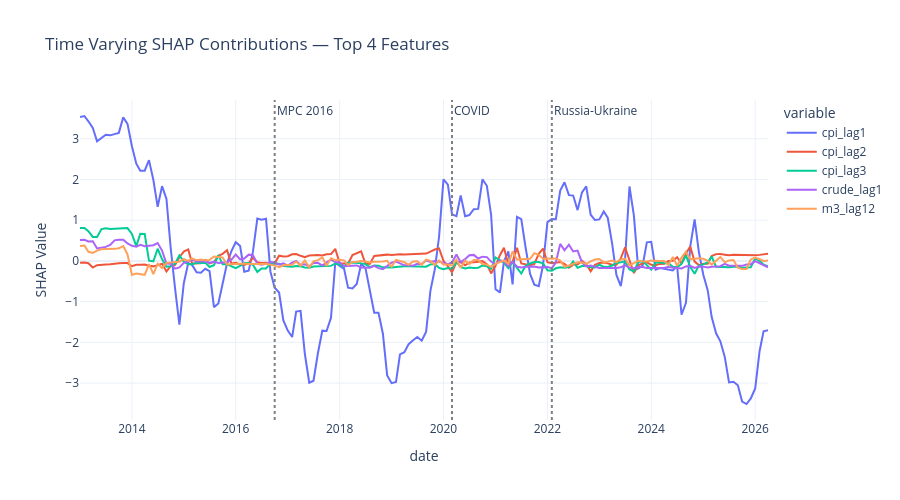

The notebook cell saved with this chart:
### Markdown cell above
## SHAP Beeswarm — Direction and Magnitude

- crude_oil_lag1 — high values consistently push CPI up, clean 
  positive relationship, no ambiguity
- repo_rate_lag3 — high values push CPI down, monetary transmission 
  working as theory predicts with 3 month lag
- inr_usd_lag1 — rupee depreciation pushes CPI up, import cost 
  pass through confirmed
- cpi_inflation_lag1 — both positive and negative effects observed.
  Pre-2016 high inflation was self reinforcing pushing forecast up.
  Post-2016 high inflation triggers mean reversion toward 4% target 
  pushing forecast down. Single most important regime finding in SHAP. also CPI with lag 3 and Lag 2 are significant
- m3_lag12 — mixed direction confirms time varying monetary channel 
  consistent with rolling correlation EDA finding

### Code cell
# Time varying SHAP — contribution of each feature over time
shap_df = pd.DataFrame(shap_values, columns=X.columns, index=X.index)

# Plot top 4 features over time
top_features = ['cpi_lag1', 'cpi_lag2', 'cpi_lag3', 'crude_lag1', 'm3_lag12']

fig = px.line(shap_df[top_features], 
              title='Time Varying SHAP Contributions — Top 4 Features')

fig.add_vline(x=pd.Timestamp('2016-10-01').timestamp() * 1000,
              line_dash='dot', line_color='gray', 
              annotation_text='MPC 2016')
fig.add_vline(x=pd.Timestamp('2020-03-01').timestamp() * 1000,
              line_dash='dot', line_color='gray',
              annotation_text='COVID')
fig.add_vline(x=pd.Timestamp('2022-02-01').timestamp() * 1000,
              line_dash='dot', line_color='gray',
              annotation_text='Russia-Ukraine')

fig.update_layout(template='plotly_white', height=500,
                  yaxis_title='SHAP Value')

fig.write_image('F:/P2_OOP/outputs/time_varying.png')
fig.show()

### Figure 1 — Plotly figure (JSON) as saved in the notebook; plotly's stock layout.template omitted (floating-point values rounded to 4 significant figures; data arrays with more than 128 entries replaced by an {"elided": "..."} marker saying what was removed)
{"data": [{"hovertemplate": "variable=cpi_lag1<br>date=%{x}<br>value=%{y}<extra></extra>", "legendgroup": "cpi_lag1", "line": {"color": "#636efa", "dash": "solid"}, "marker": {"symbol": "circle"}, "mode": "lines", "name": "cpi_lag1", "orientation": "v", "showlegend": true, "type": "scatter", "x": {"elided": "160 str values"}, "xaxis": "x", "y": {"elided": "160 float values"}, "yaxis": "y"}, {"hovertemplate": "variable=cpi_lag2<br>date=%{x}<br>value=%{y}<extra></extra>", "legendgroup": "cpi_lag2", "line": {"color": "#EF553B", "dash": "solid"}, "marker": {"symbol": "circle"}, "mode": "lines", "name": "cpi_lag2", "orientation": "v", "showlegend": true, "type": "scatter", "x": {"elided": "160 str values"}, "xaxis": "x", "y": {"elided": "160 float values"}, "yaxis": "y"}, {"hovertemplate": "variable=cpi_lag3<br>date=%{x}<br>value=%{y}<extra></extra>", "legendgroup": "cpi_lag3", "line": {"color": "#00cc96", "dash": "solid"}, "marker": {"symbol": "circle"}, "mode": "lines", "name": "cpi_lag3", "orientation": "v", "showlegend": true, "type": "scatter", "x": {"elided": "160 str values"}, "xaxis": "x", "y": {"elided": "160 float values"}, "yaxis": "y"}, {"hovertemplate": "variable=crude_lag1<br>date=%{x}<br>value=%{y}<extra></extra>", "legendgroup": "crude_lag1", "line": {"color": "#ab63fa", "dash": "solid"}, "marker": {"symbol": "circle"}, "mode": "lines", "name": "crude_lag1", "orientation": "v", "showlegend": true, "type": "scatter", "x": {"elided": "160 str values"}, "xaxis": "x", "y": {"elided": "160 float values"}, "yaxis": "y"}, {"hovertemplate": "variable=m3_lag12<br>date=%{x}<br>value=%{y}<extra></extra>", "legendgroup": "m3_lag12", "line": {"color": "#FFA15A", "dash": "solid"}, "marker": {"symbol": "circle"}, "mode": "lines", "name": "m3_lag12", "orientation": "v", "showlegend": true, "type": "scatter", "x": {"elided": "160 str values"}, "xaxis": "x", "y": {"elided": "160 float values"}, "yaxis": "y"}], "layout": {"annotations": [{"showarrow": false, "text": "MPC 2016", "x": 1475280000000, "xanchor": "left", "xref": "x", "y": 1, "yanchor": "top", "yref": "y domain"}, {"showarrow": false, "text": "COVID", "x": 1583020800000, "xanchor": "left", "xref": "x", "y": 1, "yanchor": "top", "yref": "y domain"}, {"showarrow": false, "text": "Russia-Ukraine", "x": 1643673600000, "xanchor": "left", "xref": "x", "y": 1, "yanchor": "top", "yref": "y domain"}], "height": 500, "legend": {"title": {"text": "variable"}, "tracegroupgap": 0}, "shapes": [{"line": {"color": "gray", "dash": "dot"}, "type": "line", "x0": 1475280000000, "x1": 1475280000000, "xref": "x", "y0": 0, "y1": 1, "yref": "y domain"}, {"line": {"color": "gray", "dash": "dot"}, "type": "line", "x0": 1583020800000, "x1": 1583020800000, "xref": "x", "y0": 0, "y1": 1, "yref": "y domain"}, {"line": {"color": "gray", "dash": "dot"}, "type": "line", "x0": 1643673600000, "x1": 1643673600000, "xref": "x", "y0": 0, "y1": 1, "yref": "y domain"}], "title": {"text": "Time Varying SHAP Contributions — Top 4 Features"}, "xaxis": {"anchor": "y", "domain": [0, 1], "title": {"text": "date"}}, "yaxis": {"anchor": "x", "domain": [0, 1], "title": {"text": "SHAP Value"}}}}
